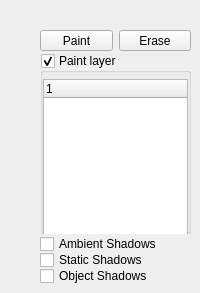
         <widget class="QWidget" name="tab_2" >
          <attribute name="title" >
           <string>Paint Terrain</string>
          </attribute>
          <widget class="QFrame" name="frame_2" >
           <property name="geometry" >
            <rect>
             <x>40</x>
             <y>30</y>
             <width>151</width>
             <height>254</height>
            </rect>
           </property>
           <property name="sizePolicy" >
            <sizepolicy vsizetype="Preferred" hsizetype="Expanding" >
             <horstretch>0</horstretch>
             <verstretch>0</verstretch>
            </sizepolicy>
           </property>
           <property name="frameShape" >
            <enum>QFrame::NoFrame</enum>
           </property>
           <property name="frameShadow" >
            <enum>QFrame::Raised</enum>
           </property>
           <layout class="QVBoxLayout" >
            <property name="spacing" >
             <number>2</number>
            </property>
            <property name="margin" >
             <number>0</number>
            </property>
            <item>
             <layout class="QHBoxLayout" >
              <property name="spacing" >
               <number>6</number>
              </property>
              <property name="margin" >
               <number>0</number>
              </property>
              <item>
               <widget class="QToolButton" name="paint" >
                <property name="sizePolicy" >
                 <sizepolicy vsizetype="Fixed" hsizetype="Expanding" >
                  <horstretch>0</horstretch>
                  <verstretch>0</verstretch>
                 </sizepolicy>
                </property>
                <property name="text" >
                 <string>Paint</string>
                </property>
                <property name="checkable" >
                 <bool>true</bool>
                </property>
               </widget>
              </item>
              <item>
               <widget class="QToolButton" name="erase" >
                <property name="sizePolicy" >
                 <sizepolicy vsizetype="Fixed" hsizetype="Expanding" >
                  <horstretch>0</horstretch>
                  <verstretch>0</verstretch>
                 </sizepolicy>
                </property>
                <property name="text" >
                 <string>Erase</string>
                </property>
                <property name="checkable" >
                 <bool>true</bool>
                </property>
               </widget>
              </item>
             </layout>
            </item>
            <item>
             <widget class="QGroupBox" name="groupBox_3" >
              <property name="title" >
               <string>Paint layer</string>
              </property>
              <property name="flat" >
               <bool>true</bool>
              </property>
              <property name="checkable" >
               <bool>true</bool>
              </property>
              <layout class="QHBoxLayout" >
               <property name="spacing" >
                <number>2</number>
               </property>
               <property name="leftMargin" >
                <number>0</number>
               </property>
               <property name="topMargin" >
                <number>6</number>
               </property>
               <property name="rightMargin" >
                <number>0</number>
               </property>
               <property name="bottomMargin" >
                <number>0</number>
               </property>
               <item>
                <widget class="QTreeWidget" name="layerList" >
                 <property name="minimumSize" >
                  <size>
                   <width>0</width>
                   <height>160</height>
                  </size>
                 </property>
                 <property name="rootIsDecorated" >
                  <bool>false</bool>
                 </property>
                 <column>
                  <property name="text" >
                   <string>1</string>
                  </property>
                 </column>
                </widget>
               </item>
              </layout>
             </widget>
            </item>
            <item>
             <layout class="QVBoxLayout" >
              <property name="spacing" >
               <number>0</number>
              </property>
              <property name="margin" >
               <number>0</number>
              </property>
              <item>
               <widget class="QCheckBox" name="checkBox_2" >
                <property name="maximumSize" >
                 <size>
                  <width>16777215</width>
                  <height>16</height>
                 </size>
                </property>
                <property name="text" >
                 <string>Ambient Shadows</string>
                </property>
                <property name="iconSize" >
                 <size>
                  <width>12</width>
                  <height>12</height>
                 </size>
                </property>
               </widget>
              </item>
              <item>
               <widget class="QCheckBox" name="checkBox_3" >
                <property name="maximumSize" >
                 <size>
                  <width>16777215</width>
                  <height>16</height>
                 </size>
                </property>
                <property name="text" >
                 <string>Static Shadows</string>
                </property>
               </widget>
              </item>
              <item>
               <widget class="QCheckBox" name="checkBox_4" >
                <property name="maximumSize" >
                 <size>
                  <width>16777215</width>
                  <height>16</height>
                 </size>
                </property>
                <property name="text" >
                 <string>Object Shadows</string>
                </property>
               </widget>
              </item>
             </layout>
            </item>
           </layout>
          </widget>
         </widget>
